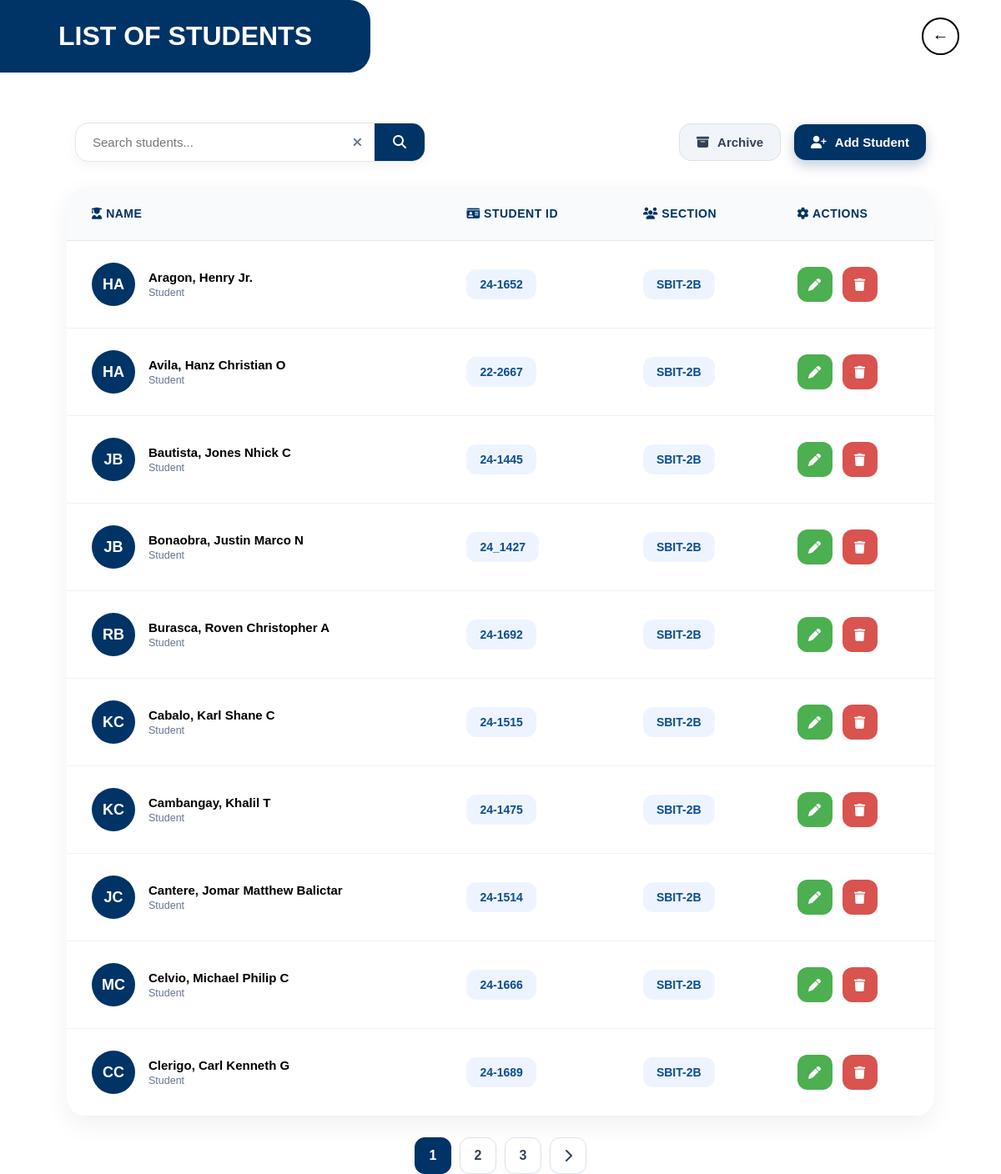
Screenshot of /admin/list_student.php with the database file from the repository.
### tables this page shows
CREATE TABLE `students` (
  `id` int(10) UNSIGNED NOT NULL,
  `fname` varchar(64) NOT NULL DEFAULT 'none',
  `lname` varchar(64) NOT NULL DEFAULT 'none',
  `mname` varchar(64) DEFAULT NULL,
  `section` varchar(12) DEFAULT NULL,
  `year` enum('1st','2nd','3rd','4th','irreg') DEFAULT NULL,
  `gender` varchar(8) NOT NULL DEFAULT 'male',
  `stud_num` varchar(10) NOT NULL DEFAULT '0',
  `course` varchar(128) DEFAULT NULL,
  `card_uid` varchar(30) DEFAULT NULL,
  `last_update` datetime DEFAULT NULL,
  `card_select` tinyint(1) DEFAULT 1,
  `add_card` tinyint(1) DEFAULT 0,
  `archive` tinyint(1) DEFAULT 0
);

### admin/list_student.php (the view, shortened to what this page needs)
<?php include_once '../connectDB.php';
$search = isset($_GET['search']) ? $_GET['search'] : '';
?>
<!DOCTYPE html>
<html lang="en">
<head>
    <link rel="stylesheet" href="css/list.css">
    <link rel="stylesheet" href="https://cdnjs.cloudflare.com/ajax/libs/font-awesome/6.5.0/css/all.min.css">
</head>
<body>
    <div class="header">
        <div class="title-box">
            LIST OF STUDENTS
        </div>
        <a href="dashboard.php" class="back-btn">←</a>
    </div>
    <div class="top-controls">
        <div class="teacher-search">
            <form method="GET" action="list_student.php" class="search-box">
                <input type="text"
                    name="search"
                    id="searchInput"
                    placeholder="Search students..."
                    value="<?php echo htmlspecialchars($search); ?>">
                <button type="button" class="clear-btn" onclick="clearSearch()">
                    <i class="fa-solid fa-xmark"></i>
                </button>
                <button type="submit" class="search-btn">
                    <i class="fa-solid fa-magnifying-glass"></i>
                </button>
            </form>
        </div>
        <div class="teacher-actions">
            <a href= "archiveStudents.php" class="archive-btn">
                <i class="fa-solid fa-box-archive"></i>
                Archive
            </a>
            <a href="studentReg.php" class="add-btn">
                <i class="fa-solid fa-user-plus"></i>
                Add Student
            </a>
        </div>
    </div>
    <div class="teacher-list">
        <table class="table">
            <thead>
                <tr>
                    <th>
                        <i class="fa-solid fa-user-graduate"></i>
                        NAME
                    </th>
                    <th>
                        <i class="fa-solid fa-id-card"></i>
                        STUDENT ID
                    </th>
                    <th>
                        <i class="fa-solid fa-users"></i>
                        SECTION
                    </th>
                    <th>
                        <i class="fa-solid fa-gear"></i>
                        ACTIONS
                    </th>
                </tr>
            </thead>
            <tbody>
    <?php
    $limit = 10;
    $page = isset($_GET['page']) ? (int)$_GET['page'] : 1;
    $page = max($page, 1);
    $offset = ($page - 1) * $limit;
    $searchParam = "%$search%";
    $sql = "SELECT * FROM students
           WHERE archive = 0
            AND (
                fname LIKE ?
                OR lname LIKE ?
                OR stud_num LIKE ?
            )
            ORDER BY lname ASC
            LIMIT ? OFFSET ?";
    $stmt = $conn->prepare($sql);
    $stmt->bind_param("sssii",
        $searchParam,
        $searchParam,
        $searchParam,
        $limit,
        $offset
    );
    $stmt->execute();
    $result = $stmt->get_result();
    if ($result && $result->num_rows > 0) {
        while ($row = $result->fetch_assoc()) {
            $studentName = htmlspecialchars(
                $row['lname'] . ', ' .
                $row['fname'] . ' ' .
                $row['mname']
            );
            echo "
        <tr onclick=\"window.location='student_profile.php?id={$row['id']}'\">
        <td>
            <div class='name'>
                <div class='avatar'>
                    " . strtoupper(substr($row['fname'],0,1) . substr($row['lname'],0,1)) . "
                </div>
                <div>
                    <strong>$studentName</strong><br>
                    <small style='color:#64748b;'>
                        Student
                    </small>
                </div>
            </div>
        </td>
        <td>
            <span class='dept-badge'>
                " . htmlspecialchars($row['stud_num']) . "
            </span>
        </td>
        <td>
            <span class='dept-badge'>
                " . htmlspecialchars($row['section']) . "
            </span>
        </td>
       <td onclick=\"event.stopPropagation();\">
            <div class=\"student-actions\">
                <button class=\"edit-btn\"
                    onclick=\"openEditModal(
                        '{$row['id']}',
                        '" . htmlspecialchars($row['fname']) . "',
                        '" . htmlspecialchars($row['mname']) . "',
                        '" . htmlspecialchars($row['lname']) . "'
                    )\">
                    <i class=\"fa-solid fa-pen\"></i>
                </button>
                <button class=\"delete-btn\"
                    onclick=\"openDeleteModal({$row['id']})\">
                    <i class=\"fa-solid fa-trash\"></i>
                </button>
            </div>
        </td>
        </tr>
    ";
        }
    }
    ?>
            </tbody>
        </table>
    </div>
    <div class="pagination">
    <?php
    $countQuery = "SELECT COUNT(*) AS total
                FROM students
                WHERE fname LIKE ?
                OR lname LIKE ?
                OR stud_num LIKE ?";
    $countStmt = $conn->prepare($countQuery);
    $countStmt->bind_param(
        "sss",
        $searchParam,
        $searchParam,
        $searchParam
    );
    $countStmt->execute();
    $countResult = $countStmt->get_result();
    $totalRows = $countResult->fetch_assoc()['total'];
    $totalPages = ceil($totalRows / $limit);
    if ($totalPages > 1) {
        for ($i = 1; $i <= $totalPages; $i++) {
            $active = ($i == $page) ? "active" : "";
            echo '
            <a class="page-btn ' . $active . '"
            href="?search=' . urlencode($search) . '&page=' . $i . '">
                ' . $i . '
            </a>';
        }
        if ($page < $totalPages) {
            echo '
            <a class="page-btn"
            href="?search=' . urlencode($search) . '&page=' . ($page + 1) . '">
                <i class="fa-solid fa-chevron-right"></i>
            </a>';
        }
    }
    ?>
    </div>
    </body>
</html>

### admin/css/list.css (style rules this page uses)
* { margin: 0; padding: 0; box-sizing: border-box; font-family: Arial, sans-serif; }
body { font-size: 16px; }
.header { display: flex; justify-content: space-between; align-items: center; padding-bottom: 30px; margin-bottom: 30px; }
.title-box { background: #003366; color: white; font-weight: 900; font-size: 32px; padding: 25px 70px; border-top-right-radius: 25px; border-bottom-right-radius: 25px; border-top-left-radius: 0; border-bottom-left-radius: 0; }
.back-btn { margin-right: 50px; width: 45px; height: 45px; border: 2px solid black; border-radius: 50%; color: black; display: flex; justify-content: center; align-items: center; font-size: 20px; cursor: pointer; padding-bottom: 5px; text-decoration: none; transition: transform 0.3s; }
.top-controls { display:flex; justify-content:space-between; align-items:center; margin-bottom:30px; flex-wrap:wrap; gap:20px; margin-left: 90px; }
.teacher-search { display:flex; align-items:center; }
.search-box { width:420px; background:white; border:1px solid #e2e8f0; border-radius:16px; overflow:hidden; display:flex; align-items:center; box-shadow:0 4px 14px rgba(0,0,0,0.05); }
.search-box input { flex:1; border:none; outline:none; padding:13px 20px; font-size:15px; background:transparent; }
.clear-btn { border:none; background:transparent; padding:0 15px; color:#64748b; cursor:pointer; font-size:15px; }
.search-btn { border:none; background:#003366; color:white; width:60px; height:45px; cursor:pointer; font-size:16px; transition:.3s; }
.teacher-actions { display:flex; align-items:center; gap:16px; margin-right: 90px; }
.archive-btn, .add-btn { border:none; padding:13px 20px; border-radius:14px; font-size:15px; font-weight:600; cursor:pointer; transition:.3s; display:flex; align-items:center; gap:10px; text-decoration: none; }
.archive-btn { background:#f1f5f9; color:#334155; border:1px solid #dbe2ea; }
.add-btn { background:#003366; color:white; box-shadow:0 6px 15px rgba(0,51,102,.25); }
.teacher-list { background:white; border-radius:24px; overflow:hidden; box-shadow:0 10px 30px rgba(0,0,0,0.06); margin-left: 80px; margin-right: 80px; }
.table { width:100%; border-collapse:collapse; }
.table thead { background:#f8fafc; }
.table th { padding:24px 30px; text-align:left; font-size:14px; color:#003366; font-weight:700; letter-spacing:.5px; border-bottom:1px solid #e2e8f0; }
.table td { padding:26px 30px; border-bottom:1px solid #edf2f7; font-size:15px; vertical-align:middle; }
.table tbody tr { transition:.2s; }
.name { display:flex; align-items:center; gap:16px; }
.avatar { width:52px; height:52px; border-radius:50%; background:#003366; color:white; display:flex; justify-content:center; align-items:center; font-weight:700; font-size:18px; }
.dept-badge { display:inline-flex; align-items:center; gap:8px; background:#eef4ff; color:#0b4d90; padding:10px 16px; border-radius:12px; font-size:14px; font-weight:600; }
.edit-btn, .delete-btn { width:42px; height:42px; border:none; border-radius:12px; cursor:pointer; font-size:15px; transition:.2s; }
.edit-btn { background: #4CAF50; color: white; border: none; padding: 6px; cursor: pointer; }
.delete-btn { background: #d9534f; color: white; border: none; padding: 6px; cursor: pointer; }
.pagination { display:flex; justify-content:center; align-items:center; gap:10px; margin-top:25px; width:100%; }
.page-btn { width:44px; height:44px; display:flex; justify-content:center; align-items:center; border-radius:12px; background:white; color:#334155; text-decoration:none; font-weight:600; border:1px solid #dbe2ea; transition:.25s; box-shadow:0 4px 10px rgba(0,0,0,0.04); }
.page-btn.active { background:#003366; color:white; border-color:#003366; }

### admin/list_student.php (style rules this page uses)
.student-actions { display: flex; gap: 12px; align-items: center; }

### rows the page displays
students: fname+lname "HA", studentName "Aragon, Henry Jr.", stud_num "24-1652", section "SBIT-2B"
students: fname+lname "HA", studentName "Avila, Hanz Christian O", stud_num "22-2667", section "SBIT-2B"
students: fname+lname "JB", studentName "Bautista, Jones Nhick C", stud_num "24-1445", section "SBIT-2B"
students: fname+lname "JB", studentName "Bonaobra, Justin Marco N", stud_num "24_1427", section "SBIT-2B"
students: fname+lname "RB", studentName "Burasca, Roven Christopher A", stud_num "24-1692", section "SBIT-2B"
students: fname+lname "KC", studentName "Cabalo, Karl Shane C", stud_num "24-1515", section "SBIT-2B"
students: fname+lname "KC", studentName "Cambangay, Khalil T", stud_num "24-1475", section "SBIT-2B"
students: fname+lname "JC", studentName "Cantere, Jomar Matthew Balictar", stud_num "24-1514", section "SBIT-2B"
students: fname+lname "MC", studentName "Celvio, Michael Philip C", stud_num "24-1666", section "SBIT-2B"
students: fname+lname "CC", studentName "Clerigo, Carl Kenneth G", stud_num "24-1689", section "SBIT-2B"
